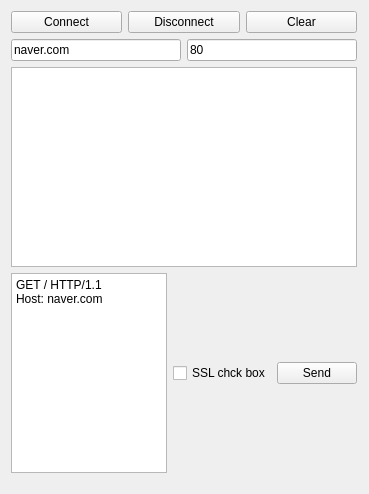
<?xml version="1.0" encoding="UTF-8"?>
<ui version="4.0">
 <class>Widget</class>
 <widget class="QWidget" name="Widget">
  <property name="geometry">
   <rect>
    <x>0</x>
    <y>0</y>
    <width>369</width>
    <height>494</height>
   </rect>
  </property>
  <property name="windowTitle">
   <string>Widget</string>
  </property>
  <widget class="QWidget" name="layoutWidget">
   <property name="geometry">
    <rect>
     <x>11</x>
     <y>11</y>
     <width>346</width>
     <height>462</height>
    </rect>
   </property>
   <layout class="QVBoxLayout" name="verticalLayout">
    <item>
     <layout class="QHBoxLayout" name="horizontalLayout">
      <item>
       <widget class="QPushButton" name="pbConnect">
        <property name="text">
         <string>Connect</string>
        </property>
       </widget>
      </item>
      <item>
       <widget class="QPushButton" name="pbDisconnect">
        <property name="text">
         <string>Disconnect</string>
        </property>
       </widget>
      </item>
      <item>
       <widget class="QPushButton" name="pbClear">
        <property name="text">
         <string>Clear</string>
        </property>
       </widget>
      </item>
     </layout>
    </item>
    <item>
     <layout class="QHBoxLayout" name="horizontalLayout_2">
      <item>
       <widget class="QLineEdit" name="leHost">
        <property name="text">
         <string>naver.com</string>
        </property>
       </widget>
      </item>
      <item>
       <widget class="QLineEdit" name="lePort">
        <property name="text">
         <string>80</string>
        </property>
       </widget>
      </item>
     </layout>
    </item>
    <item>
     <widget class="QPlainTextEdit" name="pteMessage"/>
    </item>
    <item>
     <layout class="QHBoxLayout" name="horizontalLayout_3">
      <item>
       <widget class="QPlainTextEdit" name="pteSend">
        <property name="plainText">
         <string>GET / HTTP/1.1
Host: naver.com

</string>
        </property>
       </widget>
      </item>
      <item>
       <widget class="QCheckBox" name="Chssl">
        <property name="text">
         <string>SSL chck box</string>
        </property>
       </widget>
      </item>
      <item>
       <widget class="QPushButton" name="pbSend">
        <property name="text">
         <string>Send</string>
        </property>
       </widget>
      </item>
     </layout>
    </item>
   </layout>
  </widget>
 </widget>
 <resources/>
 <connections/>
</ui>
